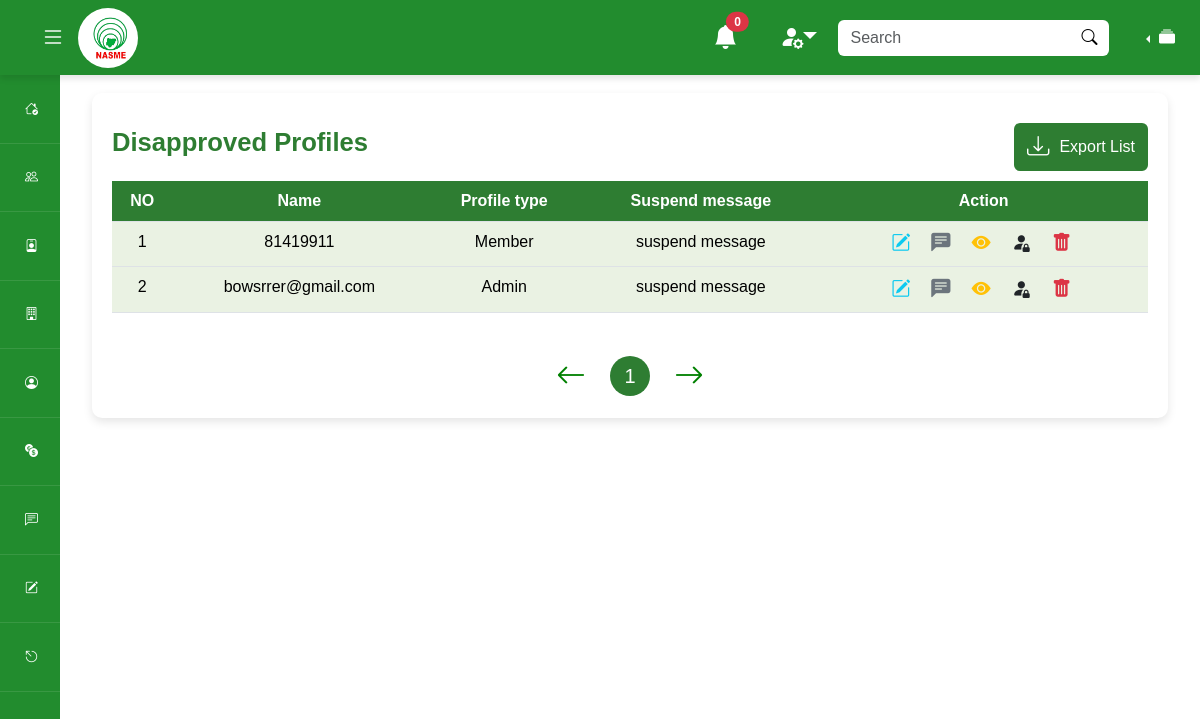
/testadmin/disapproved-profiles/ (signed in), run on the app's committed database.
### mainapp/models.py (models this page shows)
class User(AbstractUser):
    profile_pic = models.ImageField(upload_to='profile_pics/', blank=True, null=True)
    phone_num = models.CharField(null=True, max_length=20, validators=[validators.MinLengthValidator(10)])
    dob = models.DateField(auto_now=False, auto_now_add=False, null=True)
    has_filled_profile = models.BooleanField(default=False)
    last_updated = models.DateTimeField(auto_now=True)
    created_at = models.DateTimeField(auto_now_add=True)
    random_id = models.CharField(max_length=24, null=True)
    suspend_message = models.CharField(max_length=500, null=True)
    is_suspended = models.BooleanField(default=False)

### adminapp/views.py (the view)
# urls.py: path('disapproved-profiles/', views.disapproved_profiles, name='disapproved-profiles'),
def disapproved_profiles(request):
    match request.user:
        case _ if request.user.is_authenticated == False:
            return redirect('admin-login')
        case _ if request.user.is_staff == False:
            return redirect('admin-login')
    users = User.objects.filter(is_suspended = True)
    businesses = Business.objects.all()
    context = {
        'users' : users,
        'businesses' : businesses,
    }
    return render(request, 'adminapp/disapproved-profiles.html', context)

### adminapp/context_processor.py (called while the page is built)
def global_resources(request):
    all_units = Unit.objects.all()
    context = {
        'units': all_units
    }
    return context

### templates/adminapp/disapproved-profiles.html (shortened to what this page needs)
{% extends 'partials/base.html' %} {% load static %} {% block styles %}
<link rel="stylesheet" href="{% static 'css/styles.css' %}" />
{% endblock styles %} {% block content %}
<div class="container my-5">
  <div class="row justify-content-center align-items-center">
    <div class="col-lg-12">
      <div class="table-container">
        <div class="table-actions">
          <h2>Disapproved Profiles</h2>
          <div class="d-flex justify-content-center align-items-center gap-3">
            <button class="btn btn-custom">
              <i class="bi bi-download icon icon-btn"></i>
              <span>Export List</span>
            </button>
          </div>
        </div>
        <div class="table-responsive-xxl">
          <table class="table table-hover">
            <thead>
              <tr>
                <th class="text-center">NO</th>
                <th class="text-center">Name</th>
                <th class="text-center">Profile type</th>
                <th class="text-center">Suspend message</th>
                <th class="text-center">Action</th>
              </tr>
            </thead>
            <tbody>
              {% for user in users %}
              <tr>
                <td>{{forloop.counter}}</td>
                <td class="text-center">
                  {% if not user.is_staff %}
                      {% if user.business %}
                          {{user.business.name}}
                      {% else %}
                          {{user.username}}
                      {% endif %}
                  {% else %}
                      {{ user.username }}
                  {% endif %}</td>
                <td>{% if user.is_staff == False %}Member{% else %}Admin{% endif %}</td>
                <td>suspend message</td>
                <td class="action-icons">
                  <div class="action-icons-container">
                    <a href="#" class="text-info"
                      ><i class="bi bi-pencil-square"></i
                    ></a>
                    <a href="#" class="text-secondary"
                      ><i class="bi bi-chat-left-text-fill"></i
                    ></a>
                    <a href="#" class="text-warning"
                      ><i class="bi bi-eye-fill"></i
                    ></a>
                    <a href="#" class="text-dark"
                      ><i class="bi bi-person-fill-lock"></i
                    ></a>
                    <a href="#" class="text-danger"
                      ><i class="bi bi-trash-fill"></i
                    ></a>
                  </div>
                </td>
              </tr>
              {% endfor %}
            </tbody>
          </table>
        </div>
        <div
          class="d-flex justify-content-center gap-4 align-items-center mt-4"
        >
          <i class="bi bi-arrow-left pagination-arrow"></i>
          <div>
            <button class="btn-pagination">1</button>
          </div>
          <i class="bi bi-arrow-right pagination-arrow"></i>
        </div>
      </div>
    </div>
  </div>
</div>
{% endblock content %}

### staticfiles/css/styles.css (style rules this page uses)
:root { --main-theme: #2e7d32 !important; }
body { font-family: Arial, sans-serif !important; }
.btn-custom { background-color: var(--main-theme) !important; color: white !important; display: flex !important; justify-content: center !important; align-items: center !important; }
.icon-container, .icon { font-size: 2.5rem !important; color: var(--main-theme) !important; }
.icon-btn { font-size: 1.4rem !important; color: white !important; margin-right: 10px !important; }
h1, h2, h4, h5 { color: var(--main-theme) !important; font-weight: bold !important; }
h2 { font-size: 1.6rem !important; }
.table-container { background-color: #fff !important; padding: 20px !important; border-radius: 10px !important; box-shadow: 0 4px 10px rgba(0, 0, 0, 0.1) !important; width: 100%; }
.table { border-radius: 5px !important !important; overflow: hidden !important; }
.table thead th { background-color: var(--main-theme) !important; color: white !important; font-weight: bold !important; }
.table tbody td { background-color: #eaf2e3 !important; text-align: center !important; }
.action-icons i { font-size: 1.2rem !important; padding: 8px !important; margin-right: 5px !important; }
.action-icons-container { display: flex !important; justify-content: center !important; align-items: center !important; }
.btn-pagination { background-color: var(--main-theme) !important; color: white !important; border-radius: 50% !important; border: none !important; width: 40px !important; height: 40px !important; font-size: 20px !important; }
.pagination-arrow { color: green !important; font-size: 30px !important; cursor: pointer !important; }

### templates/adminapp/disapproved-profiles.html (style rules this page uses)
.table-actions { display: flex; justify-content: space-between; align-items: center; margin: 10px 0; }
.table tbody td { background-color: #eaf2e3; }
.action-icons i { font-size: 1.2rem; padding: 8px; margin-right: 5px; }
.pagination-arrow { color: green; font-size: 30px; cursor: pointer; }

### data on the page
User: username "81419911", is_staff "Member"
User: username "bowsrrer@gmail.com", is_staff "Admin"
